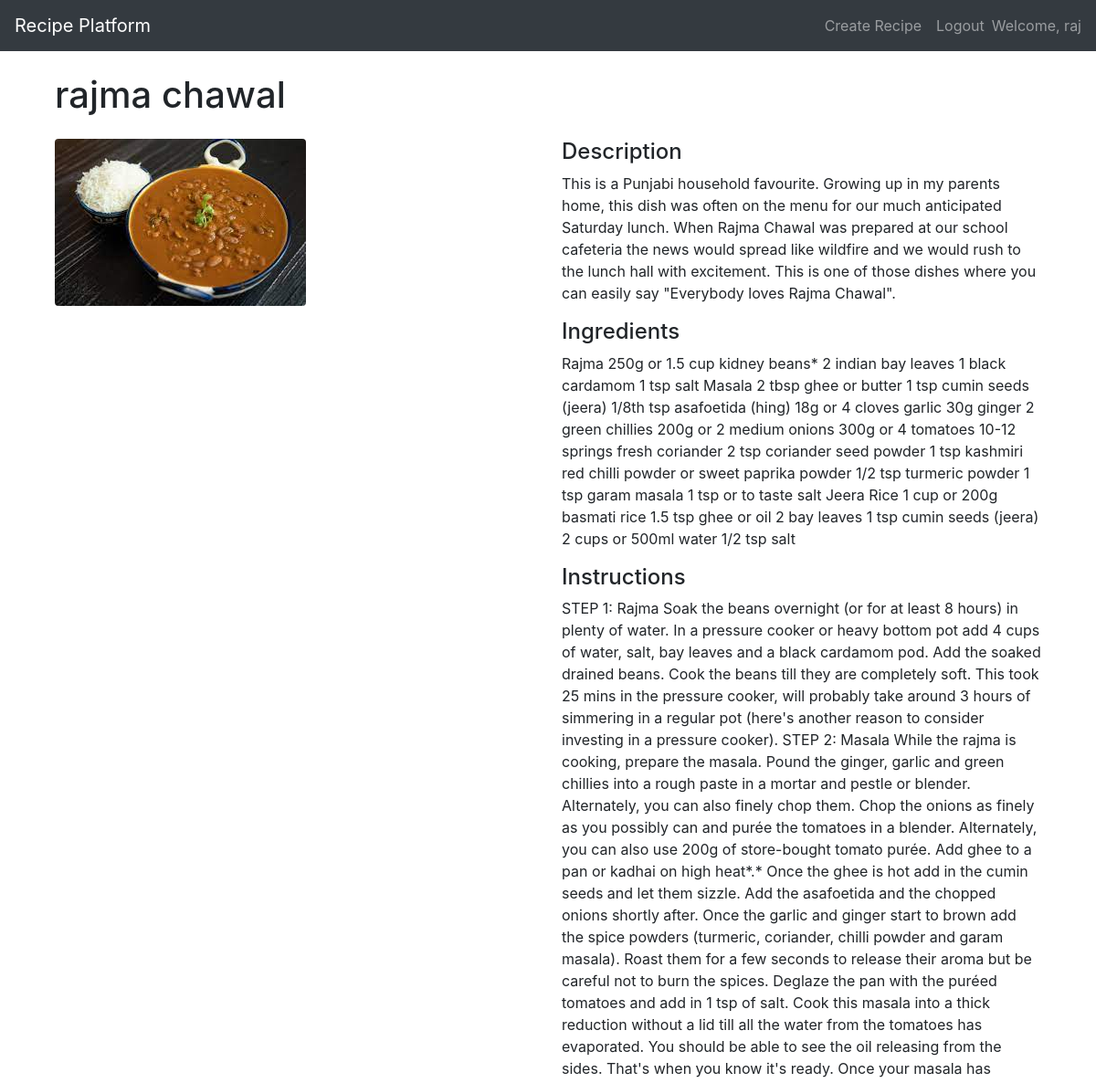
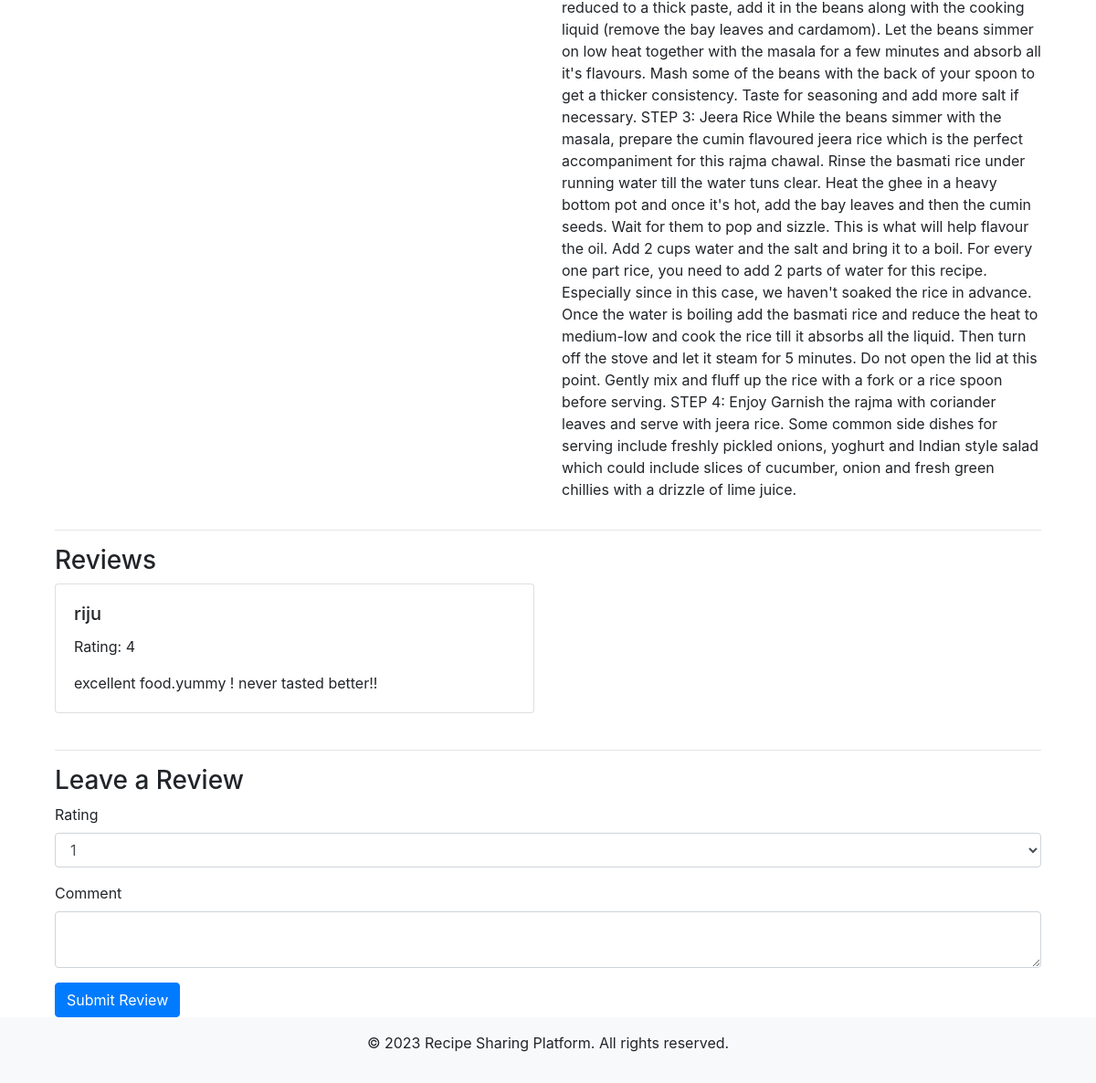
/recipe/10/ (signed in), run on the app's committed database (2 pictures, top to bottom).
### myapp/models.py (models this page shows, shortened)
class Recipe(models.Model):
    title = models.CharField(max_length=200)
    description = models.TextField()
    ingredients = models.TextField()
    instructions = models.TextField()
    created_by = models.ForeignKey(User, on_delete=models.CASCADE)
    image = models.ImageField(upload_to='media', null=True, blank=True)

class Review(models.Model):
    recipe = models.ForeignKey(Recipe, on_delete=models.CASCADE, related_name='reviews')
    user = models.ForeignKey(User, on_delete=models.CASCADE)
    rating = models.PositiveIntegerField()
    comment = models.TextField(blank=True)

### myapp/views.py (the view)
# urls.py: path('recipe/<int:recipe_id>/', views.recipe_detail, name='recipe_detail'),
@login_required
def recipe_detail(request, recipe_id):
    recipe = get_object_or_404(Recipe, pk=recipe_id)
    reviews = recipe.reviews.all()
    if request.method == 'POST':
        form = ReviewForm(request.POST)
        if form.is_valid():
            review = form.save(commit=False)
            review.recipe = recipe
            review.user = request.user
            review.save()
            return redirect('recipe_detail', recipe_id=recipe_id)
    else:
        form = ReviewForm()
    return render(request, 'recipe_detail.html', {'recipe': recipe, 'reviews': reviews, 'form': form})

### myapp/forms.py
class ReviewForm(forms.ModelForm):
    class Meta:
        model = Review
        fields = ['rating', 'comment']

### templates/recipe_detail.html (shortened to what this page needs)
{% extends 'base.html' %} {% block content %}
<div class="container">
  <h1 class="my-4">{{ recipe.title }}</h1>
  <div class="row">
    <div class="col-lg-6">
      {% if recipe.image %}
      <img
        src="{{ recipe.image.url }}"
        class="img-fluid rounded mb-4"
        alt="Recipe Image"
      />
    </div>
    {% endif %}
    <div class="col-lg-6">
      <h4>Description</h4>
      <p>{{ recipe.description }}</p>
      <h4>Ingredients</h4>
      <p>{{ recipe.ingredients }}</p>
      <h4>Instructions</h4>
      <p>{{ recipe.instructions }}</p>
    </div>
  </div>
  <hr />
  <h3>Reviews</h3>
  {% if reviews %}
  <div class="row">
    {% for review in reviews %}
    <div class="col-lg-6 mb-4">
      <div class="card">
        <div class="card-body">
          <h5 class="card-title">{{ review.user.username }}</h5>
          <p class="card-text">Rating: {{ review.rating }}</p>
          <p class="card-text">{{ review.comment }}</p>
        </div>
      </div>
    </div>
    {% endfor %}
  </div>
  {% else %}
  <p>No reviews yet.</p>
  {% endif %}
  <hr />
  <h3>Leave a Review</h3>
  <form method="post" action="{% url 'recipe_detail' recipe_id=recipe.id %}">
    <div class="form-group">
      <label for="id_rating">Rating</label>
      <select id="id_rating" name="rating" class="form-control">
        <option value="1">1</option>
      </select>
    </div>
    <div class="form-group">
      <label for="id_comment">Comment</label>
      <textarea id="id_comment" name="comment" class="form-control"></textarea>
    </div>
    <button type="submit" class="btn btn-primary">Submit Review</button>
  </form>
</div>
{% endblock %}

### templates/base.html (shortened to what this page needs)
<!DOCTYPE html>
<html>
  <head>
    <link
      rel="stylesheet"
      href="https://stackpath.bootstrapcdn.com/bootstrap/4.5.2/css/bootstrap.min.css"
    />
    <link
      rel="stylesheet"
      href="https://stackpath.bootstrapcdn.com/bootstrap/4.4.1/css/bootstrap.min.css"
    />
  </head>
  <body>
    <header>
      <nav class="navbar navbar-expand-lg navbar-dark bg-dark">
        <a class="navbar-brand" href="{% url 'recipe_list' %}"
          >Recipe Platform</a
        >
        <div class="collapse navbar-collapse" id="navbarNav">
          <ul class="navbar-nav ml-auto">
            <li class="nav-item">
              {% if user.is_authenticated %}
              <a class="nav-link" href="{% url 'recipe_create' %}"
                >Create Recipe</a
              >
              {% endif %}
            </li>
            <li class="nav-item">
              {% if user.is_authenticated %}
              <a class="nav-link" href="{% url 'logout' %}">Logout</a>
              {% else %}
              <a class="nav-link" href="{% url 'signup' %}">Sign Up</a>
              {% endif %}
            </li>
            <li class="nav-item">
              {% if user.is_authenticated %}
              <span class="navbar-text">Welcome, {{ user.username }}</span>
              {% else %}
              <a class="nav-link" href="{% url 'login' %}">Login</a>
              {% endif %}
            </li>
          </ul>
        </div>
      </nav>
    </header>
    <main class="container">{% block content %} {% endblock %}</main>
    <footer class="bg-light text-center py-3">
      <p>&copy; 2023 Recipe Sharing Platform. All rights reserved.</p>
    </footer>
  </body>
</html>

### data on the page
Recipe: title "rajma chawal", image (picture), description "This is a Punjabi household favourite. Growing up in my parents home, this dish was often on the menu for our much anticipated Saturday lunch. When Rajma Chawal was prepared at our school cafeteria the news would spread like wildfire and we would rush to the lunch hall with excitement. This is one of those dishes where you can easily say \"Everybody loves Rajma Chawal\".", ingredients "Rajma 250g or 1.5 cup kidney beans* 2 indian bay leaves 1 black cardamom 1 tsp salt Masala 2 tbsp ghee or butter 1 tsp cumin seeds (jeera) 1/8th tsp asafoetida (hing) 18g or 4 cloves garlic 30g ginger 2 green chillies 200g or 2 medium onions 300g or 4 tomatoes 10-12 springs fresh coriander 2 tsp coriander seed powder 1 tsp kashmiri red chilli powder or sweet paprika powder 1/2 tsp turmeric powder 1 tsp garam masala 1 tsp or to taste salt Jeera Rice 1 cup or 200g basmati rice 1.5 tsp ghee or oil 2 bay leaves 1 tsp cumin seeds (jeera) 2 cups or 500ml water 1/2 tsp salt", instructions "STEP 1: Rajma Soak the beans overnight (or for at least 8 hours) in plenty of water. In a pressure cooker or heavy bottom pot add 4 cups of water, salt, bay leaves and a black cardamom pod. Add the soaked drained beans. Cook the beans till they are completely soft. This took 25 mins in the pressure cooker, will probably take around 3 hours of simmering in a regular pot (here's another reason to consider investing in a pressure cooker). STEP 2: Masala While the rajma is cooking, prepare the masala. Pound the ginger, garlic and green chillies into a rough paste in a mortar and pestle or blender. Alternately, you can also finely chop them. Chop the onions as finely as you possibly can and…"
Review: user.username "riju", rating "4", comment "excellent food.yummy ! never tasted better!!"

### other printed values
{{ user.username }} "raj"
